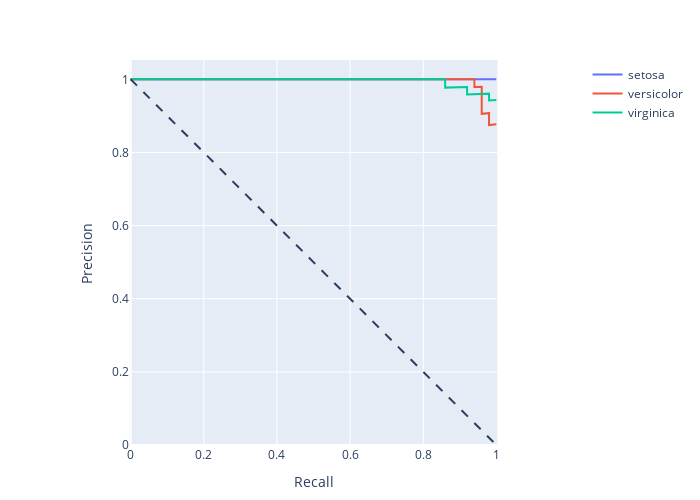

Notebook source saved alongside this figure:
### Markdown cell above
### Average Precision

### Code cell
using DataFrames
using PlotlyJS
using ScikitLearn
@sk_import datasets: (load_iris, make_classification)
@sk_import linear_model: LogisticRegression
@sk_import metrics: (precision_recall_curve, average_precision_score)

df = load_iris()
X = df["data"][:, :]  # we only take the first two features.
y = df["target"]
y=y[:,:]
model = LogisticRegression(max_iter=200)
model.fit(X, y)
y_scores = model.predict_proba(X);
y=DataFrame(y, ["target"]);

# One hot encode the labels in order to plot them
y_onehot = select(y, [:target => ByRow(isequal(v)).=> Symbol(v) for v in unique(y.target)]);
rename!(y_onehot,[:1, :2, :3] .=>  [:setosa, :versicolor, :virginica] );

# Create an empty trace list, and iteratively add new lines
# every time we compute a new class
traces=[]

for i in 1:size(y_scores)[2]
    y_true = y_onehot[:, i]
    y_score = y_scores[:, i]

    precision, recall, _ = precision_recall_curve(y_true, y_score)
    auc_score = average_precision_score(y_true, y_score)
    
    push!(
        traces,
        scatter(
            x=recall,
            y=precision,
            name=names(y_onehot)[i]
        )
    ) 
end

fig = plot(
    [trace for trace in traces],
    Layout(
        xaxis_title="Recall",
        yaxis_title="Precision",
        yaxis=attr(scaleanchor="x", scaleratio=1),
        xaxis=attr(constrain="domain"),
        width=700, height=500
    )
)

add_shape!(
    fig,
    line(
        x0=0, x1=1, y0=1, y1=0,
        line=attr(dash="dash")
    )
)

fig

### Figure 1 — Plotly figure (JSON) as saved in the notebook; plotly's stock layout.template omitted (floating-point values rounded to 4 significant figures)
{"data": [{"name": "setosa", "type": "scatter", "x": [1, 0.98, 0.96, 0.94, 0.92, 0.9, 0.88, 0.86, 0.84, 0.82, 0.8, 0.78, 0.76, 0.74, 0.72, 0.7, 0.68, 0.66, 0.64, 0.62, 0.6, 0.58, 0.56, 0.54, 0.52, 0.5, 0.48, 0.46, 0.44, 0.42, 0.4, 0.38, 0.36, 0.34, 0.32, 0.3, 0.28, 0.26, 0.24, 0.22, 0.2, 0.18, 0.16, 0.14, 0.12, 0.1, 0.08, 0.06, 0.04, 0.02, 0], "y": [1, 1, 1, 1, 1, 1, 1, 1, 1, 1, 1, 1, 1, 1, 1, 1, 1, 1, 1, 1, 1, 1, 1, 1, 1, 1, 1, 1, 1, 1, 1, 1, 1, 1, 1, 1, 1, 1, 1, 1, 1, 1, 1, 1, 1, 1, 1, 1, 1, 1, 1]}, {"name": "versicolor", "type": "scatter", "x": [1, 0.98, 0.98, 0.98, 0.96, 0.96, 0.96, 0.96, 0.96, 0.94, 0.94, 0.92, 0.9, 0.88, 0.86, 0.84, 0.82, 0.8, 0.78, 0.76, 0.74, 0.72, 0.7, 0.68, 0.66, 0.64, 0.62, 0.6, 0.58, 0.56, 0.54, 0.52, 0.5, 0.48, 0.46, 0.44, 0.42, 0.4, 0.38, 0.36, 0.34, 0.32, 0.3, 0.28, 0.26, 0.24, 0.22, 0.2, 0.18, 0.16, 0.14, 0.12, 0.1, 0.08, 0.06, 0.04, 0.02, 0], "y": [0.8772, 0.875, 0.8909, 0.9074, 0.9057, 0.9231, 0.9412, 0.96, 0.9796, 0.9792, 1, 1, 1, 1, 1, 1, 1, 1, 1, 1, 1, 1, 1, 1, 1, 1, 1, 1, 1, 1, 1, 1, 1, 1, 1, 1, 1, 1, 1, 1, 1, 1, 1, 1, 1, 1, 1, 1, 1, 1, 1, 1, 1, 1, 1, 1, 1, 1]}, {"name": "virginica", "type": "scatter", "x": [1, 0.98, 0.98, 0.96, 0.94, 0.92, 0.92, 0.9, 0.88, 0.86, 0.86, 0.84, 0.82, 0.8, 0.78, 0.76, 0.72, 0.7, 0.68, 0.66, 0.64, 0.62, 0.6, 0.58, 0.56, 0.54, 0.52, 0.5, 0.48, 0.46, 0.44, 0.42, 0.4, 0.38, 0.36, 0.34, 0.32, 0.3, 0.28, 0.26, 0.24, 0.22, 0.2, 0.18, 0.16, 0.14, 0.12, 0.1, 0.08, 0.06, 0.04, 0.02, 0], "y": [0.9434, 0.9423, 0.9608, 0.96, 0.9592, 0.9583, 0.9787, 0.9783, 0.9778, 0.9773, 1, 1, 1, 1, 1, 1, 1, 1, 1, 1, 1, 1, 1, 1, 1, 1, 1, 1, 1, 1, 1, 1, 1, 1, 1, 1, 1, 1, 1, 1, 1, 1, 1, 1, 1, 1, 1, 1, 1, 1, 1, 1, 1]}], "layout": {"height": 500, "margin": {"b": 50, "l": 50, "r": 50, "t": 60}, "shapes": [{"line": {"dash": "dash"}, "type": "line", "x0": 0, "x1": 1, "xref": "x", "y0": 1, "y1": 0, "yref": "y"}], "width": 700, "xaxis": {"constrain": "domain", "title": {"text": "Recall"}}, "yaxis": {"scaleanchor": "x", "scaleratio": 1, "title": {"text": "Precision"}}}}
